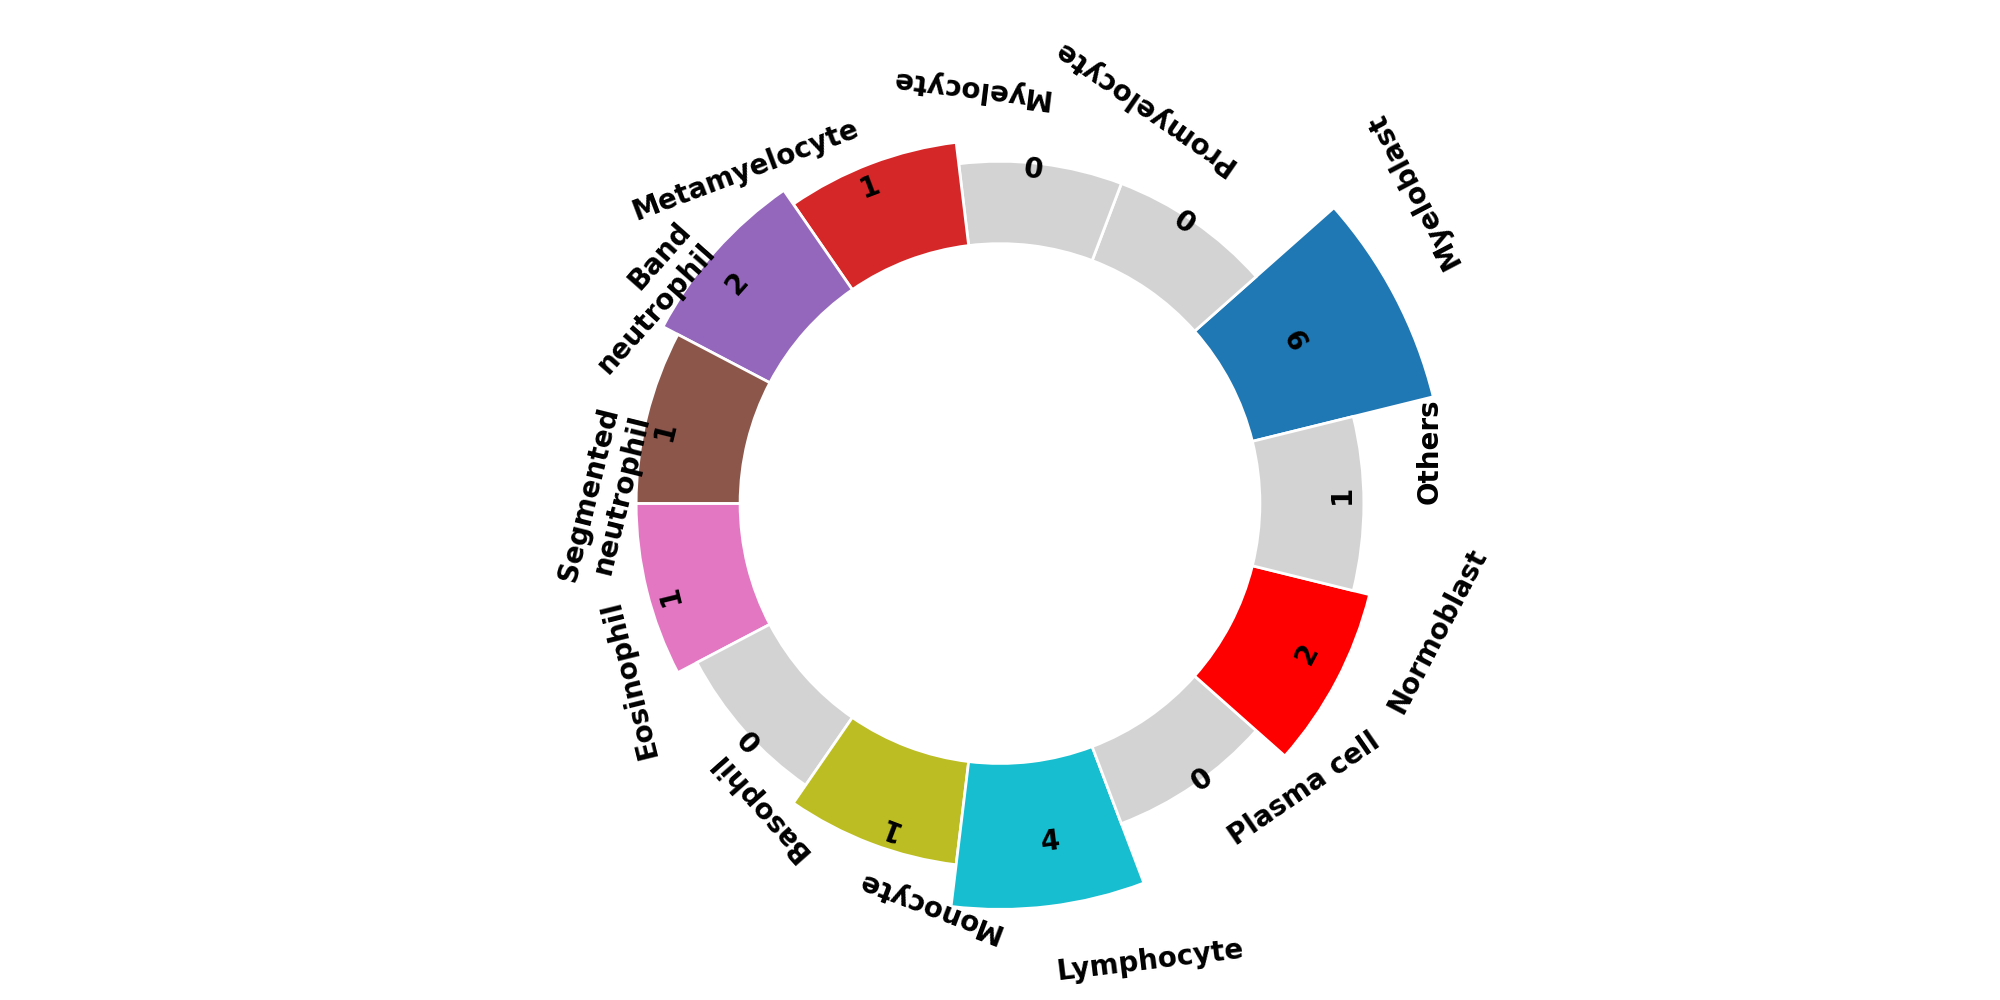

Recreate this plot in Python.
# Import matplotlib
import matplotlib.pyplot as plt
import numpy as np

def plot_circular_barchart(number_list, cell_types, labelPadding=1):
    # initialize the figure
    plt.figure(figsize=(20,10))
    ax = plt.subplot(111, polar=True)
    plt.axis('off')


    lowerLimit = 5
    # Compute max and min in the dataset
    _max = max(number_list)
    _min = min(number_list)

    import math

    slope = (_max - _min) / _max
    heights = [math.log2(slope * x +3)  for x in number_list]

    # Compute the width of each bar. In total we have 2*Pi = 360°
    width = 2*np.pi / len(cell_types)

    # Compute the angle each bar is centered on:
    indexes = list(range(1, len(cell_types)+1))
    angles = [element * width for element in indexes] 
    COLORS = [
            "#1f77b4",
            "#ff7f0e",
            "#2ca02c",
            "#d62728",
            "#9467bd",
            "#8c564b",
            "#e377c2",
            "#7f7f7f",
            "#bcbd22",
            "#17becf",
            "#1f1f1f",
            "#ff0000",
            '#d3d3d3',
        ]
    # Draw bars
    bars = ax.bar(
        x=angles, 
        height=heights, 
        width=width, 
        bottom=lowerLimit,
        linewidth=2, 
        # color is as it is if the number is positive, otherwise it is gray
        color=[COLORS[i] if number_list[i] > 0 else "#d3d3d3" for i in range(len(cell_types))],
        edgecolor="white")


    # Add labels
    for bar, angle, height, label, number in zip(bars,angles, heights, cell_types, number_list):

        # Labels are rotated. Rotation must be specified in degrees :(
        rotation = np.rad2deg(angle)

        # Flip some labels upside down
        alignment = ""
        if angle >= np.pi/2 and angle < 3*np.pi/2:
            alignment = "right"
            rotation = rotation + 180 
        else: 
            alignment = "left" 
            rotation = rotation 

        # Finally add the labels, the angle should be vertical  to the bar:
        rotation = rotation + 90
        ax.text(

            x=angle, 
            y=lowerLimit + bar.get_height() + labelPadding , 
            s=label, #+'\n'+str(number), 
            ha=alignment, 
            va='top', 
            rotation=rotation, 
            ### make the label at the center of the bar

            rotation_mode="anchor",
            weight="bold",
        size = 20) 
        # number is bold 
        ax.text(
            x=angle, 
            y=lowerLimit + min(heights), 
            s=str(number), 
            ha=alignment, 
            va='center', 
            rotation=rotation, 
            rotation_mode="anchor",
            weight="bold",
        size = 20) 
    plt.tight_layout()
    #plt.show()
        
    plt.savefig('beautiful_circular_barchart.png')

def piechart(number_list, cell_types, centre_circle=0.5, line_guide=False):
    
    # Pie chart, where the slices will be ordered and plotted counter-clockwise
    # the label will be similar to the function above
    labels = cell_types
    sizes = number_list
    explode = (0.05, 0.05, 0.05, 0.05, 0.05, 0.05,0.05, 0.05, 0.05, 0.05, 0.05, 0.05, 0.05)
    # put a hole in the middle
    
    
    COLORS = [
            "#1f77b4",
            "#ff7f0e",
            "#2ca02c",
            "#d62728",
            "#9467bd",
            "#8c564b",
            "#e377c2",
            "#7f7f7f",
            "#bcbd22",
            "#17becf",
            "#1f1f1f",
            "#ff0000",
            '#d3d3d3',
        ]
    # add another not important color for the other cells
    
    
    
    
    if not line_guide:
        ax1.pie(sizes, explode=explode, labels=labels, autopct='%1.1f%%',
                shadow=False, startangle=90, colors=COLORS)
        centre_circle = plt.Circle((0,0),0.70,fc='white')
        fig = plt.gcf()
        fig.gca().add_artist(centre_circle)
        
        # Equal aspect ratio ensures that pie is drawn as a circle
        ax1.axis('equal')
        plt.tight_layout()
        
        plt.show()
    else:
        bbox_props=dict(boxstyle='square,pad=0.3',fc ='w',ec='k',lw=0.92)
        kw=dict(xycoords='data',textcoords='data',arrowprops=dict(arrowstyle='-'),zorder=0,va='center')

        fig1,ax1=plt.subplots(figsize=(20,13))
        
        values=number_list
        labels = [_celltype+'\n' + str(_value) + '%' for _celltype, _value in zip(cell_types, values)]
        # Add code
        annotate_dict = zip(labels, values)
        annotate_dict_cp = zip(labels, values)
        
        # color as well
        COLORS_dict =  zip(COLORS, values)
        COLORS_dict_cp =  zip(COLORS, values)
        
        val = [[x,y] for x,y in zip(sorted(values, reverse=True),sorted(values))]
        annotated_list = []
        for x,y in zip(sorted(annotate_dict, key=lambda x: x[1], reverse=True),  
                                               sorted(annotate_dict_cp, key=lambda x: x[1])):
            
            annotated_list.append([x,y])
            

        color_list = []
        for x,y in zip(sorted(COLORS_dict, key=lambda x: x[1], reverse=True),  
                                               sorted(COLORS_dict_cp, key=lambda x: x[1])):
            
            color_list.append([x,y])
            
        
            
        assert len(annotated_list) !=0, 'annotated_list is empty'


        # conver the color as well
        
        values1 = sum(val, [])
        annotate_dict = sum(annotated_list, [])
        color_dict = sum(color_list, [])
        
        new_labels = []
        new_colors = [] 
        
        for i in range(len(values)):
            
            new_labels.append(annotate_dict[i][0])
            #print(color_list[i])
            #print(color_list[i][0])
            new_colors.append(color_dict[i][0])
        #sdvs
        
                    
        wedges,texts=ax1.pie(values1[:len(values)],labeldistance=1.2,startangle=90,
                             colors=new_colors,
                             
                               explode=explode)
        
        for i,p in enumerate(wedges):
            if 'Other' in new_labels[i]:
                continue
            ang=(p.theta2-p.theta1)/2. +p.theta1
            y=np.sin(np.deg2rad(ang))
            x=np.cos(np.deg2rad(ang))
             
            horizontalalignment={-1:"right",1:"left"}[int(np.sign(x))]
            
            connectionstyle="angle,angleA=0,angleB={}".format(ang)
            kw["arrowprops"].update({"connectionstyle":connectionstyle})
            ax1.annotate(new_labels[i],xy=(x, y),xytext=(1.35*np.sign(x),1.4*y),
                        horizontalalignment=horizontalalignment,**kw, fontsize=30,
                        weight='bold')
        
        centre_circle = plt.Circle((0,0),0.70,fc='white')
        fig = plt.gcf()
        fig.gca().add_artist(centre_circle)
            
        
        plt.savefig('piechart.png')
    

        


cell_types =['Myeloblast', 'Promyelocyte', 'Myelocyte','Metamyelocyte',
                      "Band\nneutrophil", "Segmented\nneutrophil",
                      'Eosinophil', 
                     'Basophil', 'Monocyte', 'Lymphocyte', 'Plasma cell', 'Normoblast', 'Others']

labelPadding = 1
number_list = [9, 0,0,1,2,1, 1, 0, 1, 4, 0, 2,1]
plot_circular_barchart(number_list, cell_types)
# 12 number sum to 100
number_list = [47,2,3,2, 7, 7, 3, 1, 4, 15, 2,6, 1]



piechart(number_list, cell_types, centre_circle=0.8, line_guide=True)


